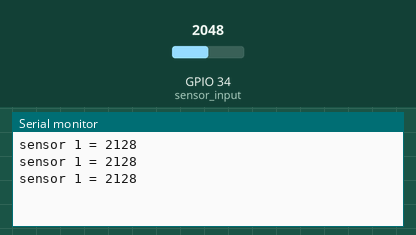
Simulated run of this sketch. Board: ESP32. Shown: the last lines printed to the serial monitor. The inputs (shaded band) are chosen by the test bench; at power-on: GPIO 34 (sensor_input) = 2048. WiFi joins after 1.5 s; servers stay silent unless stated.

Above: at 3.0 s.
3.1 s: GPIO 34 (sensor_input) set to 2866
At 3.8 s:
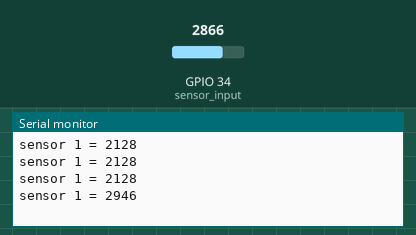
4.6 s: GPIO 34 (sensor_input) set to 3603
At 5.3 s:
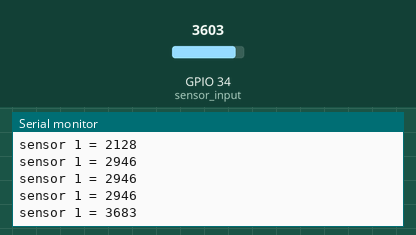
Timing chart, 0 to 7.6 s (numbered marks = the images above; inputs shaded):
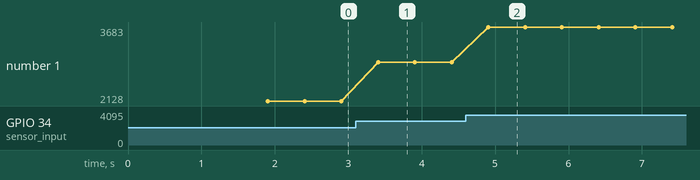

Measured:
- after the input at 3.1 s, the serial monitor: prints a new line after 0.31 s (image 1)
- after the input at 4.6 s, the serial monitor: prints a new line after 0.31 s (image 2)
- plotted number 1: 2128 → 2946 after the input at 3.1 s, 2946 → 3683 after the input at 4.6 s

The sketch:

sensor_1.ino
```cpp
#define BLYNK_TEMPLATE_ID "TMPLnSyRmJbb"
#define BLYNK_DEVICE_NAME "TEST"
#define BLYNK_AUTH_TOKEN "YskFu0cJ5mAxcpxvWu9B4S9qF0EzPUhw"

#define BLYNK_PRINT Serial
#include <WiFi.h>
#include <WiFiClient.h>
#include <BlynkSimpleEsp32.h>

int sensor_input = 34;
char auth[] = BLYNK_AUTH_TOKEN;
char ssid[] = "Harshith";
char pass[] = "Harshithappu123";

BlynkTimer timer;

void sendSensor()
{
  int analog_data = analogRead(sensor_input)+80;
  Serial.print("sensor 1 = ");
  Serial.println(analog_data);
  delay(200);

  Blynk.virtualWrite(V1,analog_data);
  delay(300);
}

void setup() {
  // put your setup code here, to run once:
  pinMode(sensor_input,INPUT);
  Serial.begin(19200);
  Blynk.begin(auth,ssid,pass);
  timer.setInterval(100L, sendSensor);
}

void loop() {
  // put your main code here, to run repeatedly:
Blynk.run();
timer.run();
}
```
